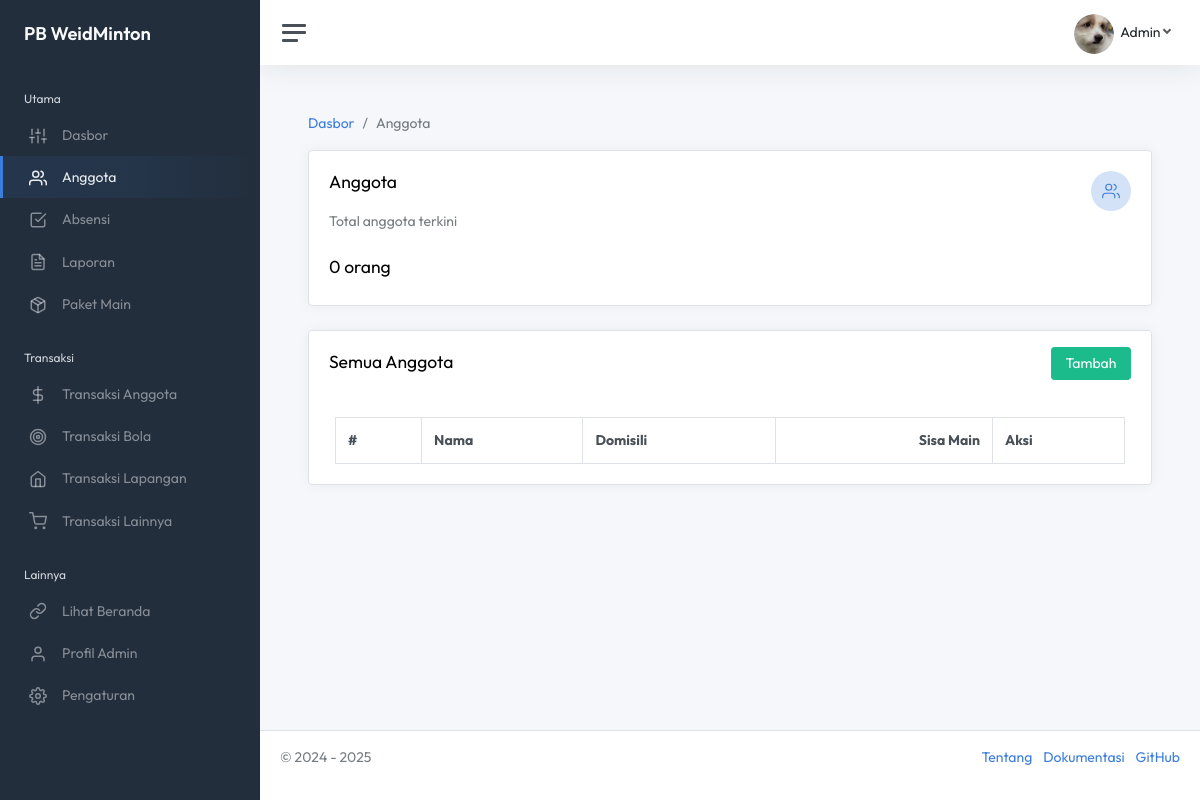
Screenshot of /public/admin/anggota (signed in) with the database file from the repository.
### tables this page shows
CREATE TABLE `profil_klub` (
  `id_pk` int(11) NOT NULL,
  `nama_klub` varchar(255) NOT NULL,
  `kota_asal` varchar(255) NOT NULL,
  `kas_awal` varchar(255) NOT NULL DEFAULT '0',
  `logo_klub` varchar(255) NOT NULL,
  `gambar_sampul` varchar(255) NOT NULL
);

CREATE TABLE `profil_admin` (
  `id_pa` int(11) NOT NULL,
  `nama` varchar(50) NOT NULL,
  `email` varchar(50) NOT NULL,
  `id_admin` varchar(50) NOT NULL,
  `kata_sandi` varchar(50) NOT NULL,
  `file_avatar` varchar(50) NOT NULL,
  `token_tautan` varchar(255) DEFAULT NULL,
  `masa_berlaku` datetime DEFAULT NULL
);

### app/Config/Controller.php (called while the page is built, shortened)
<?php
class Controller {
    public function view($view, $data = []) {
        require_once __DIR__ . "/../View/" . $view . ".php";
    }
}

### app/Controller/ControllerAnggota.php (called while the page is built, shortened)
<?php
class ControllerAnggota extends Controller {
    public function anggota() {
        $profil_klub = $this->model('ModelPengaturan')->tampilSemua();
        $profil_admin = $this->model('ModelProfil')->tampilSemua();
        $total_anggota = $this->model('ModelData')->totalAnggota();
        $anggota = $this->model('ModelAnggota')->tampilSemua();
        $data = [
            "judul" => "Anggota - " . $profil_klub['nama_klub'],
            "profil_klub" => $profil_klub,
            "profil_admin" => $profil_admin,
            "total_anggota" => $total_anggota,
            "anggota" => $anggota
        ];
        $this->view("admin/header", $data);
        $this->view("admin/anggota", $data);
    }
}

### public/index.php (called while the page is built, shortened)
<?php
Router::run();

### app/Config/Database.php (called while the page is built, shortened)
<?php
class Database {
    private $host = DB_HOST;
    private $user = DB_USER;
    private $pass = DB_PASS;
    private $dbname = DB_NAME;
    public $dbh;
    private $stmt;
    public function  __construct() {
        $dsn = "mysql:host=$this->host;dbname=$this->dbname";
        $option = [
            PDO::ATTR_PERSISTENT => true,
            PDO::ATTR_ERRMODE => pdo::ERRMODE_EXCEPTION
        ];
        try {
            $this->dbh = new PDO($dsn, $this->user, $this->pass, $option);
        } catch (PDOException $e) {
            die ($e->getMessage());
        }
    }
    public function query($query) {
        $this->stmt = $this->dbh->prepare($query);
    }
    public function execute() {
        $this->stmt->execute();
    }
    public function single() {
        $this->execute();
        return $this->stmt->fetch(PDO::FETCH_ASSOC);
    }
}

### app/Model/ModelPengaturan.php (called while the page is built, shortened)
<?php
class ModelPengaturan {
    private $table = "profil_klub";
    private $db;
    public function __construct() {
        $this->db = new Database;
    }
    public function tampilSemua() {
        $this->db->query("SELECT * FROM " . $this->table . " WHERE id_pk='1'");
        $profil_klub = $this->db->single();
        return $profil_klub;
    }
}

### app/Model/ModelProfil.php (called while the page is built, shortened)
<?php
class ModelProfil {
    private $table = "profil_admin";
    private $db;
    public function __construct() {
        $this->db = new Database;
    }
    public function tampilSemua() {
        $this->db->query("SELECT * FROM " . $this->table . " WHERE id_pa='1'");
        $profil_admin = $this->db->single();
        return $profil_admin;
    }
}

### app/View/admin/anggota.php (the view, shortened to what this page needs)
       <main class="content">
           <div class="container-fluid p-0">
               <nav aria-label="breadcrumb">
                   <ol class="breadcrumb">
                       <li class="breadcrumb-item"><a href="<?= BASEURL ?>/admin">Dasbor</a></li>
                       <li class="breadcrumb-item active" aria-current="page">Anggota</li>
                   </ol>
               </nav>
               <div class="row">
	<div class="col-12">
                       <div class="card border">
                           <div class="card-body">
                               <div class="row">
                                   <div class="col mt-0">
                                       <h4>Anggota</h4>
                                   </div>
                                   <div class="col-auto">
                                       <div class="stat text-primary">
                                           <i class="align-middle" data-feather="users"></i>
                                       </div>
                                   </div>
                               </div>
                               <div class="mb-2">
                                   <span class="text-muted">Total anggota terkini</span>
                               </div>
                               <h4 class="mt-4 dataAnggota"><?= $data['total_anggota'] ?> orang</h4>
                           </div>
                       </div>
	</div>
</div>
               <div class="row">
                   <div class="col-12">
                       <div class="card border">
                           <div class="card-header d-flex justify-content-between">
                               <h4 class="d-inline align-middle mt-1 mb-0">Semua Anggota</h4>
                               <button type="button" class="btn btn-success text-white ms-2" data-bs-toggle="modal" data-bs-target="#modalTambahAnggota">Tambah</button>
                           </div>
                           <div class="card-body">
                               <div class="container table-responsive">
                                   <table id="tabelAnggota" class="table table-striped table-bordered my-0">
                                       <thead>
                                           <tr>
                                               <th>#</th>
                                               <th>Nama</th>
                                               <th>Domisili</th>
                                               <th class="text-end">Sisa Main</th>
                                               <th>Aksi</th>
                                           </tr>
                                       </thead>
                                   </table>
                               </div>
                           </div>
                       </div>
                   </div>
               </div>
           </div>
       </main>

### app/Config/Router.php (shortened to what this page needs)
<?php
class Router {
    private static array $routes = [];
    public static function add(string $method,
                                string $path,
                                string $controller,
                                string $function,
                                array $middlewares = []): void {
        self::$routes[] = [
            'method' => $method,
            'path' => $path,
            'controller' => $controller,
            'function' => $function,
            'middleware' => $middlewares
        ];
    }
    public static function run(): void {
        $path = "/";
        if (isset($_SERVER['PATH_INFO'])) {
            $path = $_SERVER['PATH_INFO'];
        }
        $method = $_SERVER['REQUEST_METHOD'];
        foreach (self::$routes as $route) {
            $pattern = "#^" . $route['path'] . "$#";
            if (preg_match($pattern, $path, $variables) && $method == $route['method']) {
                $function = $route['function'];
                $controller = new $route['controller'];
                array_shift($variables);
                call_user_func_array([$controller, $function], $variables);
                return;
            }
        }
    }
}

### app/View/admin/header.php (shortened to what this page needs)
<!DOCTYPE html>
<html lang="en">
<head>
	<link rel="stylesheet" href="https://cdnjs.cloudflare.com/ajax/libs/croppie/2.6.5/croppie.min.css">
	<link rel="stylesheet" href="https://cdn.datatables.net/2.2.2/css/dataTables.bootstrap5.css">
	<link rel="stylesheet" href="<?= BASEURL ?>/css/bootstrap.css">
	<link rel="stylesheet" href="<?= BASEURL ?>/css/admin.css">
	<link rel="stylesheet" href="<?= BASEURL ?>/css/alertify.min.css">
    <link rel="stylesheet" href="<?= BASEURL ?>/css/app.css">
</head>
<body>
	<div class="wrapper">
		<nav id="sidebar" class="sidebar js-sidebar">
			<div class="sidebar-content js-simplebar">
				<a class="sidebar-brand" href="<?= BASEURL ?>/admin"><span class="align-middle"><?= $data['profil_klub']['nama_klub'] ?></span></a>
				<ul class="sidebar-nav">
					<li class="sidebar-header">Utama</li>
					<li class="sidebar-item <?= ($_SERVER['PATH_INFO'] == '/admin') ? 'active' : ''; ?>">
						<a class="sidebar-link" href="<?= BASEURL ?>/admin">
							<i class="align-middle" data-feather="sliders"></i> <span class="align-middle">Dasbor</span>
						</a>
					</li>
					<li class="sidebar-item <?= ($_SERVER['PATH_INFO'] == '/admin/anggota') ? 'active' : ''; ?>">
						<a class="sidebar-link" href="<?= BASEURL ?>/admin/anggota">
							<i class="align-middle" data-feather="users"></i> <span class="align-middle">Anggota</span>
						</a>
					</li>
					<li class="sidebar-item <?= ($_SERVER['PATH_INFO'] == '/admin/absensi') ? 'active' : ''; ?>">
						<a class="sidebar-link" href="<?= BASEURL ?>/admin/absensi">
							<i class="align-middle" data-feather="check-square"></i> <span class="align-middle">Absensi</span>
						</a>
					</li>
					<li class="sidebar-item <?= ($_SERVER['PATH_INFO'] == '/admin/laporan') ? 'active' : ''; ?>">
						<a class="sidebar-link" href="<?= BASEURL ?>/admin/laporan">
							<i class="align-middle" data-feather="file-text"></i> <span class="align-middle">Laporan</span>
						</a>
					</li>
					<li class="sidebar-item <?= ($_SERVER['PATH_INFO'] == '/admin/paket_main') ? 'active' : ''; ?>">
						<a class="sidebar-link" href="<?= BASEURL ?>/admin/paket_main">
							<i class="align-middle" data-feather="package"></i> <span class="align-middle">Paket Main</span>
						</a>
					</li>
					<li class="sidebar-header">Transaksi</li>
					<li class="sidebar-item <?= ($_SERVER['PATH_INFO'] == '/admin/transaksi_anggota') ? 'active' : ''; ?>">
						<a class="sidebar-link" href="<?= BASEURL ?>/admin/transaksi_anggota">
							<i class="align-middle" data-feather="dollar-sign"></i> <span class="align-middle">Transaksi Anggota</span>
						</a>
					</li>
					<li class="sidebar-item <?= ($_SERVER['PATH_INFO'] == '/admin/transaksi_bola') ? 'active' : ''; ?>">
						<a class="sidebar-link" href="<?= BASEURL ?>/admin/transaksi_bola">
							<i class="align-middle" data-feather="target"></i> <span class="align-middle">Transaksi Bola</span>
						</a>
					</li>
					<li class="sidebar-item <?= ($_SERVER['PATH_INFO'] == '/admin/transaksi_lapangan') ? 'active' : ''; ?>">
						<a class="sidebar-link" href="<?= BASEURL ?>/admin/transaksi_lapangan">
							<i class="align-middle" data-feather="home"></i> <span class="align-middle">Transaksi Lapangan</span>
						</a>
					</li>
					<li class="sidebar-item <?= ($_SERVER['PATH_INFO'] == '/admin/transaksi_lainnya') ? 'active' : ''; ?>">
						<a class="sidebar-link" href="<?= BASEURL ?>/admin/transaksi_lainnya">
							<i class="align-middle" data-feather="shopping-cart"></i> <span class="align-middle">Transaksi Lainnya</span>
						</a>
					</li>
					<li class="sidebar-header">Lainnya</li>
					<li class="sidebar-item">
						<a class="sidebar-link" href="<?= BASEURL ?>" target="_blank">
							<i class="align-middle" data-feather="link"></i> <span class="align-middle">Lihat Beranda</span>
						</a>
					</li>
					<li class="sidebar-item <?= ($_SERVER['PATH_INFO'] == '/admin/profil') ? 'active' : ''; ?>">
						<a class="sidebar-link" href="<?= BASEURL ?>/admin/profil">
							<i class="align-middle" data-feather="user"></i> <span class="align-middle">Profil Admin</span>
						</a>
					</li>
					<li class="sidebar-item <?= ($_SERVER['PATH_INFO'] == '/admin/pengaturan') ? 'active' : ''; ?>">
						<a class="sidebar-link" href="<?= BASEURL ?>/admin/pengaturan">
							<i class="align-middle" data-feather="settings"></i> <span class="align-middle">Pengaturan</span>
						</a>
					</li>
				</ul>
			</div>
		</nav>
		<div class="main">
			<nav class="navbar navbar-expand navbar-light navbar-bg">
				<a class="sidebar-toggle js-sidebar-toggle"><i class="hamburger align-self-center"></i></a>
				<ul class="navbar-nav navbar-align">
					<li class="nav-item dropdown">
						<a class="nav-link dropdown-toggle d-sm-inline-block" href="#" data-bs-toggle="dropdown"><img src="<?= BASEURL ?>/img/<?= $data['profil_admin']['file_avatar'] ?>" class="avatar img-fluid rounded-circle me-1" alt="avatar" /> <span class="text-dark"><?= $data['profil_admin']['nama'] ?></span></a>
					</li>
				</ul>
			</nav>

### rows the page displays
profil_klub: nama_klub "PB WeidMinton"
profil_admin: file_avatar (picture), nama "Admin"
